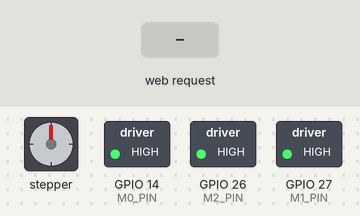
Bench run of a sketch on a simulated ESP32. Parts: stepper motor, switched loads named in the sketch (green lamp = pin HIGH). The inputs (shaded band) are chosen by the test bench. Stepper angles assume 200 steps per turn; what the sketch prints to the serial monitor is not drawn.

Above: at 0.15 s.
At 1.2 s:
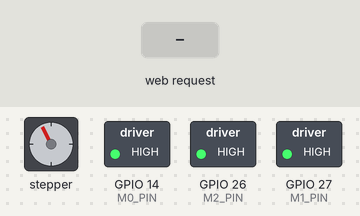
1.3 s: HTTP request GET /control?down=1 received
At 2.25 s:
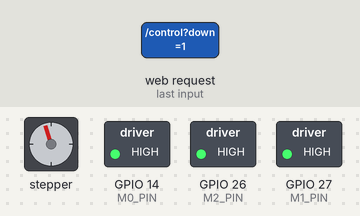
Timing chart, 0 to 19.3 s (numbered marks = the images above; inputs shaded):
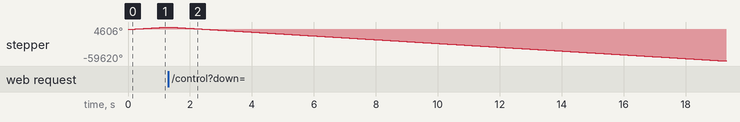

The sketch:

Single_Stepper_WIFI.ino
```cpp
#include <AccelStepper.h>
#include "WiFi.h"
#include "ESPAsyncWebServer.h"

#define STEP_PIN  12
#define DIR_PIN   13

#define M0_PIN   14
#define M1_PIN   27
#define M2_PIN   26

const char* ssid = "bob";
const char* password = "bobbobbob";

AccelStepper stepper(AccelStepper::DRIVER, STEP_PIN, DIR_PIN);
AsyncWebServer server(80);

void setup() {
  Serial.begin(115200);

  pinMode(M0_PIN, OUTPUT);
  pinMode(M1_PIN, OUTPUT);
  pinMode(M2_PIN, OUTPUT);

  digitalWrite(M0_PIN, HIGH);
  digitalWrite(M1_PIN, HIGH);
  digitalWrite(M2_PIN, HIGH);

  stepper.setMaxSpeed(5000);
  stepper.setSpeed(2000);

  WiFi.softAP(ssid, password);
  Serial.println(WiFi.softAPIP());

  server.on("/control", HTTP_GET, [](AsyncWebServerRequest *request){
    if (request->hasArg("up")) {
      digitalWrite(DIR_PIN, HIGH);
      stepper.setSpeed(abs(stepper.speed()));
    }
    if (request->hasArg("down")) {
      digitalWrite(DIR_PIN, LOW);
      stepper.setSpeed(-abs(stepper.speed()));
    }
    if (request->hasArg("stop")) {
      stepper.setSpeed(0);
    }
    request->send(200, "text/plain", "Motor command received");
  });

  server.begin();
}

void loop() {
  stepper.runSpeed();
}
```
